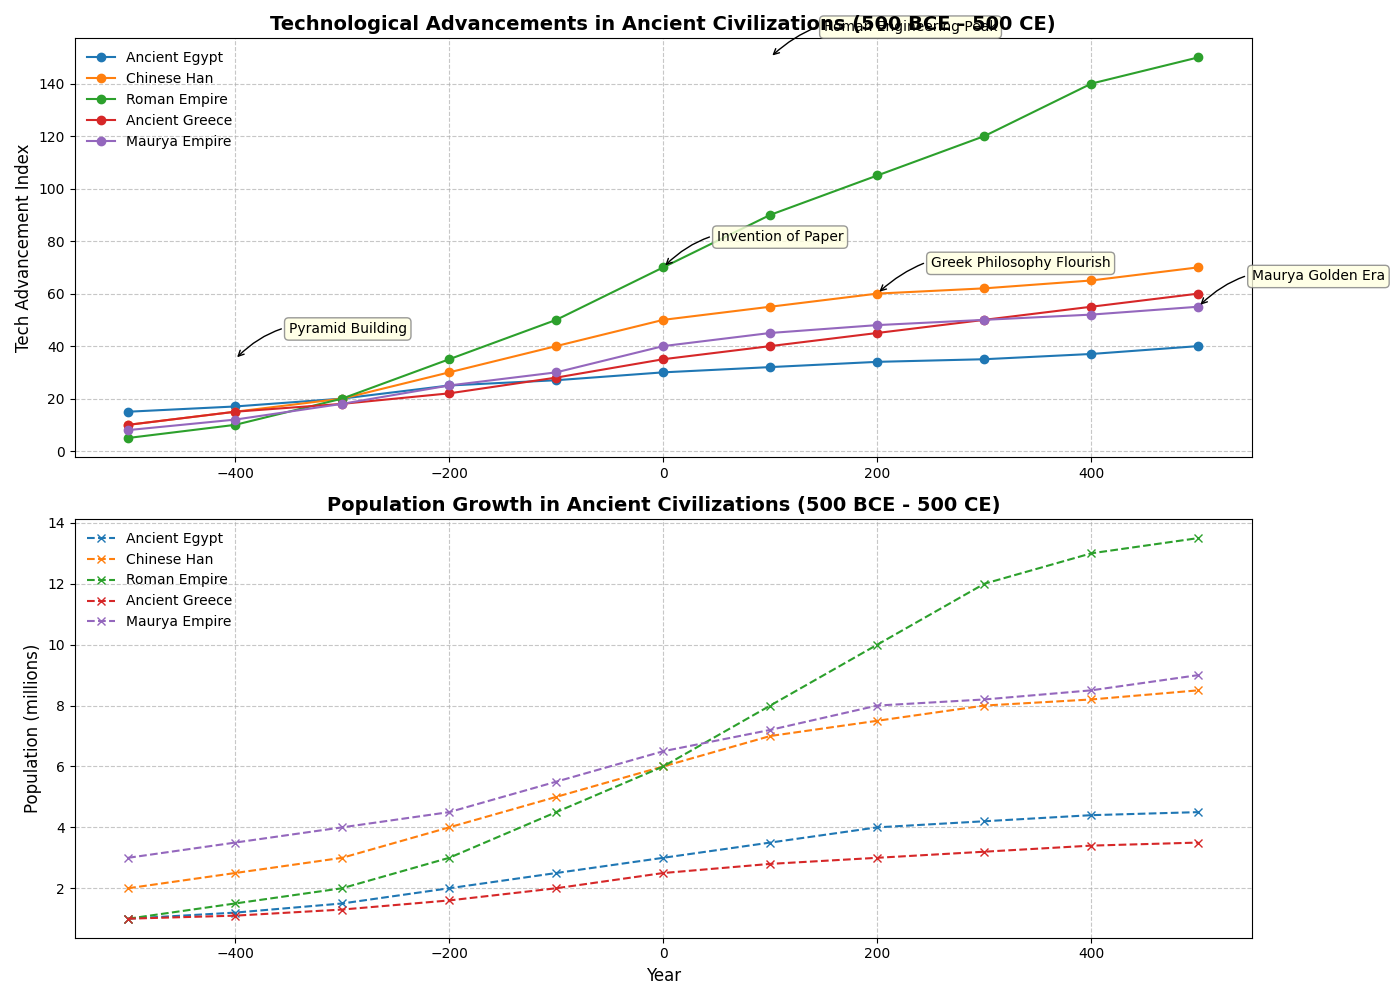

Here is the Python script that generated this plot:
import matplotlib.pyplot as plt
import numpy as np

# Title and Backstory:
# "The Battle of Ancient Civilizations: Technological Advancements and Population Growth"
# This chart will draw a comparison between technological advancements and population growth in five ancient civilizations from 500 BCE to 500 CE.

# Define the civilizations
civilizations = ['Ancient Egypt', 'Chinese Han', 'Roman Empire', 'Ancient Greece', 'Maurya Empire']

# Define years from 500 BCE to 500 CE (1000 years)
years = np.arange(-500, 501, 100)

# Technological advancement indices (fictional)
tech_advancements = {
    'Ancient Egypt': [15, 17, 20, 25, 27, 30, 32, 34, 35, 37, 40],
    'Chinese Han': [10, 15, 20, 30, 40, 50, 55, 60, 62, 65, 70],
    'Roman Empire': [5, 10, 20, 35, 50, 70, 90, 105, 120, 140, 150],
    'Ancient Greece': [10, 15, 18, 22, 28, 35, 40, 45, 50, 55, 60],
    'Maurya Empire': [8, 12, 18, 25, 30, 40, 45, 48, 50, 52, 55]
}

# Population growth (millions, fictional data)
population_growth = {
    'Ancient Egypt': [1, 1.2, 1.5, 2, 2.5, 3, 3.5, 4, 4.2, 4.4, 4.5],
    'Chinese Han': [2, 2.5, 3, 4, 5, 6, 7, 7.5, 8, 8.2, 8.5],
    'Roman Empire': [1, 1.5, 2, 3, 4.5, 6, 8, 10, 12, 13, 13.5],
    'Ancient Greece': [1, 1.1, 1.3, 1.6, 2, 2.5, 2.8, 3, 3.2, 3.4, 3.5],
    'Maurya Empire': [3, 3.5, 4, 4.5, 5.5, 6.5, 7.2, 8, 8.2, 8.5, 9]
}

# Create the plot
fig, axs = plt.subplots(2, 1, figsize=(14, 10))

# Plot technological advancements
for civ, advancements in tech_advancements.items():
    axs[0].plot(years, advancements, marker='o', label=civ)

# Configure the first subplot (Technological advancements)
axs[0].set_title('Technological Advancements in Ancient Civilizations (500 BCE - 500 CE)', fontsize=14, fontweight='bold')
axs[0].set_ylabel('Tech Advancement Index', fontsize=12)
axs[0].legend(loc='upper left', fontsize=10, frameon=False)
axs[0].grid(True, linestyle='--', alpha=0.7)

# Plot population growth
for civ, population in population_growth.items():
    axs[1].plot(years, population, marker='x', linestyle='dashed', label=civ)

# Configure the second subplot (Population growth)
axs[1].set_title('Population Growth in Ancient Civilizations (500 BCE - 500 CE)', fontsize=14, fontweight='bold')
axs[1].set_ylabel('Population (millions)', fontsize=12)
axs[1].set_xlabel('Year', fontsize=12)
axs[1].legend(loc='upper left', fontsize=10, frameon=False)
axs[1].grid(True, linestyle='--', alpha=0.7)

# Annotate with additional information
annotations = [
    (-400, 35, "Pyramid Building"),
    (0, 70, "Invention of Paper"),
    (100, 150, "Roman Engineering Peak"),
    (200, 60, "Greek Philosophy Flourish"),
    (500, 55, "Maurya Golden Era")
]

for (x, y, text) in annotations:
    axs[0].annotate(text, xy=(x, y), xytext=(x+50, y+10),
                    bbox=dict(boxstyle="round,pad=0.3", edgecolor='gray', facecolor='lightyellow', alpha=0.8),
                    arrowprops=dict(arrowstyle='->', connectionstyle='arc3,rad=0.3', color='black'))

# Improve layout to ensure no overlap
plt.tight_layout()

# Display the plot
plt.show()
